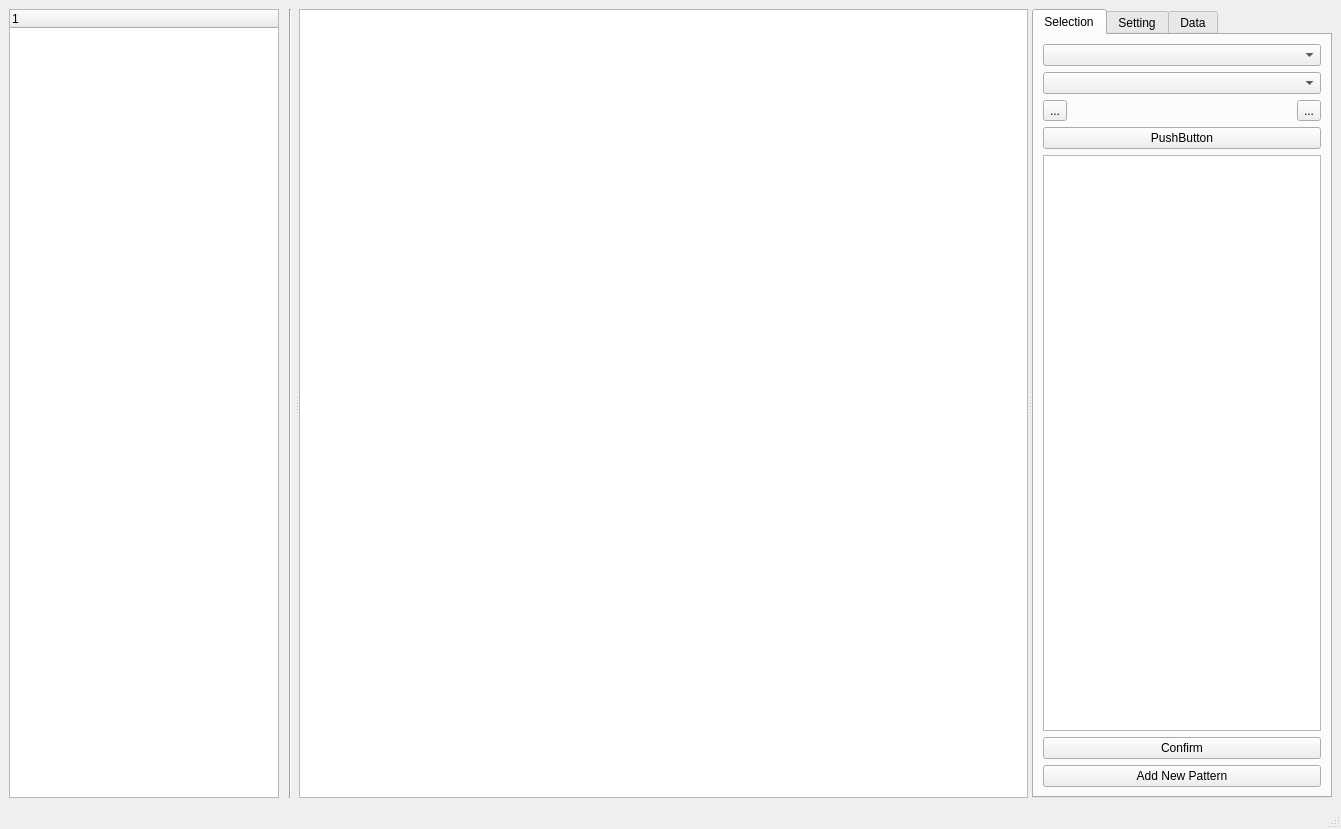
<?xml version="1.0" encoding="UTF-8"?>
<ui version="4.0">
 <class>MainWindow</class>
 <widget class="QMainWindow" name="MainWindow">
  <property name="geometry">
   <rect>
    <x>0</x>
    <y>0</y>
    <width>1341</width>
    <height>829</height>
   </rect>
  </property>
  <property name="windowTitle">
   <string>WaferMap</string>
  </property>
  <property name="windowIcon">
   <iconset>
    <normaloff>:/newPrefix/wafer_icon.png</normaloff>:/newPrefix/wafer_icon.png</iconset>
  </property>
  <widget class="QWidget" name="centralwidget">
   <layout class="QGridLayout" name="gridLayout">
    <item row="0" column="0">
     <widget class="QTreeWidget" name="treeWidget">
      <property name="maximumSize">
       <size>
        <width>270</width>
        <height>16777215</height>
       </size>
      </property>
      <column>
       <property name="text">
        <string notr="true">1</string>
       </property>
      </column>
     </widget>
    </item>
    <item row="0" column="2">
     <widget class="QSplitter" name="splitter">
      <property name="orientation">
       <enum>Qt::Horizontal</enum>
      </property>
      <widget class="Line" name="line">
       <property name="maximumSize">
        <size>
         <width>10</width>
         <height>16777215</height>
        </size>
       </property>
       <property name="orientation">
        <enum>Qt::Vertical</enum>
       </property>
      </widget>
      <widget class="QGraphicsView" name="graphicsView">
       <property name="minimumSize">
        <size>
         <width>0</width>
         <height>0</height>
        </size>
       </property>
      </widget>
      <widget class="QTabWidget" name="tabWidget">
       <property name="maximumSize">
        <size>
         <width>300</width>
         <height>16777215</height>
        </size>
       </property>
       <property name="currentIndex">
        <number>0</number>
       </property>
       <widget class="QWidget" name="tab">
        <attribute name="title">
         <string>Selection</string>
        </attribute>
        <layout class="QGridLayout" name="gridLayout_5">
         <item row="0" column="0">
          <layout class="QGridLayout" name="gridLayout_4">
           <item row="0" column="0" colspan="3">
            <widget class="QComboBox" name="comboBox_selected_lot"/>
           </item>
           <item row="1" column="0" colspan="3">
            <widget class="QComboBox" name="comboBox_selected_wafer"/>
           </item>
           <item row="2" column="0">
            <widget class="QToolButton" name="toolButton_back">
             <property name="minimumSize">
              <size>
               <width>0</width>
               <height>0</height>
              </size>
             </property>
             <property name="text">
              <string>...</string>
             </property>
             <property name="icon">
              <iconset>
               <normaloff>:/newPrefix/Sign-left.ico</normaloff>:/newPrefix/Sign-left.ico</iconset>
             </property>
             <property name="iconSize">
              <size>
               <width>35</width>
               <height>35</height>
              </size>
             </property>
            </widget>
           </item>
           <item row="2" column="1">
            <spacer name="horizontalSpacer">
             <property name="orientation">
              <enum>Qt::Horizontal</enum>
             </property>
             <property name="sizeHint" stdset="0">
              <size>
               <width>108</width>
               <height>20</height>
              </size>
             </property>
            </spacer>
           </item>
           <item row="2" column="2">
            <widget class="QToolButton" name="toolButton_forward">
             <property name="minimumSize">
              <size>
               <width>0</width>
               <height>0</height>
              </size>
             </property>
             <property name="text">
              <string>...</string>
             </property>
             <property name="icon">
              <iconset>
               <normaloff>:/newPrefix/Sign-right.ico</normaloff>:/newPrefix/Sign-right.ico</iconset>
             </property>
             <property name="iconSize">
              <size>
               <width>35</width>
               <height>35</height>
              </size>
             </property>
            </widget>
           </item>
           <item row="3" column="0" colspan="3">
            <widget class="QPushButton" name="pushButton">
             <property name="text">
              <string>PushButton</string>
             </property>
            </widget>
           </item>
          </layout>
         </item>
         <item row="1" column="0">
          <widget class="QTableWidget" name="tableWidget"/>
         </item>
         <item row="2" column="0">
          <widget class="QPushButton" name="pushButton_confirm">
           <property name="text">
            <string>Confirm</string>
           </property>
          </widget>
         </item>
         <item row="3" column="0">
          <widget class="QPushButton" name="pushButton_new_pattern">
           <property name="text">
            <string>Add New Pattern</string>
           </property>
          </widget>
         </item>
        </layout>
       </widget>
       <widget class="QWidget" name="tab_2">
        <attribute name="title">
         <string>Setting</string>
        </attribute>
       </widget>
       <widget class="QWidget" name="tab_3">
        <attribute name="title">
         <string>Data</string>
        </attribute>
        <layout class="QGridLayout" name="gridLayout_7">
         <item row="0" column="0">
          <layout class="QGridLayout" name="gridLayout_6">
           <item row="0" column="0">
            <widget class="QGroupBox" name="groupBox">
             <property name="title">
              <string>Download Data</string>
             </property>
             <layout class="QGridLayout" name="gridLayout_2">
              <item row="0" column="0">
               <widget class="QLabel" name="label_3">
                <property name="text">
                 <string>Days:</string>
                </property>
               </widget>
              </item>
              <item row="0" column="1">
               <widget class="QComboBox" name="comboBox_days"/>
              </item>
              <item row="1" column="0">
               <widget class="QLabel" name="label_4">
                <property name="text">
                 <string>Start:</string>
                </property>
               </widget>
              </item>
              <item row="1" column="1">
               <widget class="QDateTimeEdit" name="dateTimeEdit_start"/>
              </item>
              <item row="2" column="0">
               <widget class="QLabel" name="label_5">
                <property name="text">
                 <string>End:</string>
                </property>
               </widget>
              </item>
              <item row="2" column="1">
               <widget class="QDateTimeEdit" name="dateTimeEdit_end"/>
              </item>
              <item row="3" column="0">
               <widget class="QLabel" name="label_6">
                <property name="text">
                 <string>Product:</string>
                </property>
               </widget>
              </item>
              <item row="3" column="1">
               <widget class="QComboBox" name="comboBox_product"/>
              </item>
              <item row="4" column="0">
               <widget class="QLabel" name="label_7">
                <property name="text">
                 <string>Lot:</string>
                </property>
               </widget>
              </item>
              <item row="4" column="1">
               <widget class="QLineEdit" name="lineEdit_lot">
                <property name="placeholderText">
                 <string>Optional</string>
                </property>
               </widget>
              </item>
              <item row="5" column="0">
               <widget class="QLabel" name="label_8">
                <property name="text">
                 <string>Wafer:</string>
                </property>
               </widget>
              </item>
              <item row="5" column="1">
               <widget class="QLineEdit" name="lineEdit_wafer">
                <property name="placeholderText">
                 <string>Optional</string>
                </property>
               </widget>
              </item>
              <item row="6" column="0" colspan="2">
               <widget class="QPushButton" name="pushButton_2">
                <property name="text">
                 <string>Submit</string>
                </property>
               </widget>
              </item>
             </layout>
            </widget>
           </item>
           <item row="1" column="0">
            <widget class="QGroupBox" name="groupBox_2">
             <property name="title">
              <string>Export Pattern Data</string>
             </property>
             <layout class="QGridLayout" name="gridLayout_3">
              <item row="0" column="0">
               <widget class="QPushButton" name="pushButton_3">
                <property name="text">
                 <string>Export To Table</string>
                </property>
               </widget>
              </item>
             </layout>
            </widget>
           </item>
           <item row="2" column="0">
            <spacer name="verticalSpacer">
             <property name="orientation">
              <enum>Qt::Vertical</enum>
             </property>
             <property name="sizeHint" stdset="0">
              <size>
               <width>20</width>
               <height>308</height>
              </size>
             </property>
            </spacer>
           </item>
          </layout>
         </item>
        </layout>
       </widget>
      </widget>
     </widget>
    </item>
   </layout>
  </widget>
  <widget class="QMenuBar" name="menubar">
   <property name="geometry">
    <rect>
     <x>0</x>
     <y>0</y>
     <width>1341</width>
     <height>22</height>
    </rect>
   </property>
  </widget>
  <widget class="QStatusBar" name="statusbar"/>
 </widget>
 <resources>
  <include location="source.qrc"/>
 </resources>
 <connections/>
</ui>
